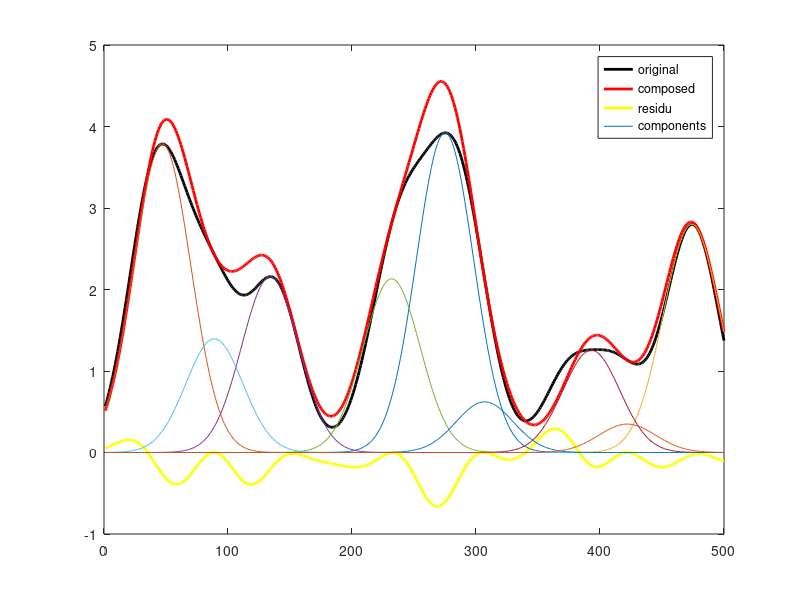

MATLAB code to generate this figure:
function [peakprops,buildcurve]=prf_decompose_peaks(PeaksCurve,Psf,showit)
%this function subtracts 1D Gaussians from an image until a stop criterion
%is reached. JacobKers 2016
%[count PeakVal Xpos  Psf ThisSpotFraction CoveredFraction RelChange]]; 
MaxPeakNo=10;           
StopRelChange=0.02;     %0.01 means 1% of change in covered fraction
ChipIt=1;            %This is the fraction of the local maximum that ...                        %is used to build the gauss to be subtracted

if nargin<2                %This sets the width of Gaussians to peel off   
    close all; 
    showit=1;
    Psf=23;     %This sets the width of Gaussians to peel off              
    Pks=20;
    LL=500;
    xax=1:LL;
    PeaksCurve=0*xax;
    uxes=rand(1,Pks)*LL;
    sig=20;
    for ii=1:Pks
        ux=uxes(ii);
        PeaksCurve=PeaksCurve+OnePeak(xax,ux,sig);
    end
    plot(xax,PeaksCurve);
end

stopit=0;
PeelCurve=PeaksCurve;
LL=length(PeaksCurve);
Xax=1:LL;
buildcurve=0*PeaksCurve;
peakcount=1;
CoveredFraction=[];
peakprops=[];

while ~stopit
    [PeakVal,Xpos]=max(PeelCurve);                 
    OnePeakCurve=ChipIt*PeakVal*OnePeak(Xax,Xpos,Psf);    
    PeelCurve=PeelCurve-OnePeakCurve;
    buildcurve=buildcurve+OnePeakCurve;
    peakcount=peakcount+1;
    if peakcount>1
    CoveredFraction(peakcount)=sum(buildcurve)/sum(PeaksCurve);
    ThisSpotFraction(peakcount)=sum(OnePeakCurve)/sum(PeaksCurve);     
    RelChange=(CoveredFraction(peakcount)...
              -CoveredFraction(peakcount-1))./...
               CoveredFraction(peakcount);
   stopit=( (RelChange<StopRelChange)| ...
            (peakcount>MaxPeakNo)&...
            (peakcount>=1));
    RelChange=(RelChange*(peakcount>1)+...;
              1.0*(peakcount<=1));
    end
    ResiduCurve=PeaksCurve-buildcurve;    
    peakprops=[[peakprops];...
    [peakcount PeakVal Xpos  Psf ThisSpotFraction(peakcount) CoveredFraction(peakcount) RelChange]];     
end


if showit|nargin<2
    plot(PeaksCurve,'k-', 'LineWidth',2); hold on;
    plot(buildcurve,'r-','LineWidth',2); hold on;
    plot(ResiduCurve,'y-','LineWidth',2); hold on;
     %AllSpotProps=[peakcount PeakVal Xpos  Psf ThisSpotFraction(peakcount) CoveredFraction(peakcount) RelChange]];  
    [Pks,~]=size(peakprops);
     for ii=1:Pks
         Ux=peakprops(ii,3);
         PeakVal=peakprops(ii,2);
         OnePeakCurve=PeakVal*OnePeak(Xax,Ux,Psf);
         plot(OnePeakCurve); hold on;
     end    
     legend('original','composed','residu', 'components');
     [~]=ginput(1);
end
   

function PP= OnePeak(x,ux,s)
%This is the equation for a normalized1D gaussian peak value one
PP =exp (-(x-ux).^2./(2*s.^2));




